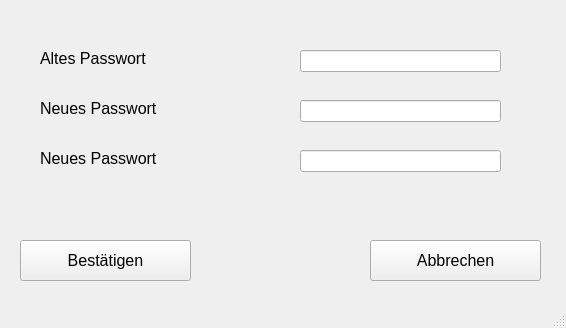
<?xml version="1.0" encoding="UTF-8"?>
<ui version="4.0">
 <class>ChangePassword</class>
 <widget class="QMainWindow" name="ChangePassword">
  <property name="geometry">
   <rect>
    <x>0</x>
    <y>0</y>
    <width>566</width>
    <height>328</height>
   </rect>
  </property>
  <property name="windowTitle">
   <string>ChangePassword</string>
  </property>
  <widget class="QWidget" name="centralwidget">
   <widget class="QLineEdit" name="txt_old_password">
    <property name="geometry">
     <rect>
      <x>300</x>
      <y>50</y>
      <width>201</width>
      <height>22</height>
     </rect>
    </property>
   </widget>
   <widget class="QLineEdit" name="txt_new_password">
    <property name="geometry">
     <rect>
      <x>300</x>
      <y>100</y>
      <width>201</width>
      <height>22</height>
     </rect>
    </property>
   </widget>
   <widget class="QLineEdit" name="txt_new_password_2">
    <property name="geometry">
     <rect>
      <x>300</x>
      <y>150</y>
      <width>201</width>
      <height>22</height>
     </rect>
    </property>
   </widget>
   <widget class="QLabel" name="label">
    <property name="geometry">
     <rect>
      <x>40</x>
      <y>50</y>
      <width>201</width>
      <height>16</height>
     </rect>
    </property>
    <property name="font">
     <font>
      <pointsize>12</pointsize>
     </font>
    </property>
    <property name="text">
     <string>Altes Passwort</string>
    </property>
   </widget>
   <widget class="QLabel" name="label_2">
    <property name="geometry">
     <rect>
      <x>40</x>
      <y>100</y>
      <width>201</width>
      <height>16</height>
     </rect>
    </property>
    <property name="font">
     <font>
      <pointsize>12</pointsize>
     </font>
    </property>
    <property name="text">
     <string>Neues Passwort</string>
    </property>
   </widget>
   <widget class="QLabel" name="label_3">
    <property name="geometry">
     <rect>
      <x>40</x>
      <y>150</y>
      <width>201</width>
      <height>16</height>
     </rect>
    </property>
    <property name="font">
     <font>
      <pointsize>12</pointsize>
     </font>
    </property>
    <property name="text">
     <string>Neues Passwort</string>
    </property>
   </widget>
   <widget class="QPushButton" name="btn_accept">
    <property name="geometry">
     <rect>
      <x>20</x>
      <y>240</y>
      <width>171</width>
      <height>41</height>
     </rect>
    </property>
    <property name="font">
     <font>
      <pointsize>12</pointsize>
     </font>
    </property>
    <property name="text">
     <string>Bestätigen</string>
    </property>
   </widget>
   <widget class="QPushButton" name="btn_cancel">
    <property name="geometry">
     <rect>
      <x>370</x>
      <y>240</y>
      <width>171</width>
      <height>41</height>
     </rect>
    </property>
    <property name="font">
     <font>
      <pointsize>12</pointsize>
     </font>
    </property>
    <property name="text">
     <string>Abbrechen</string>
    </property>
   </widget>
  </widget>
  <widget class="QStatusBar" name="statusbar"/>
 </widget>
 <resources/>
 <connections/>
</ui>
